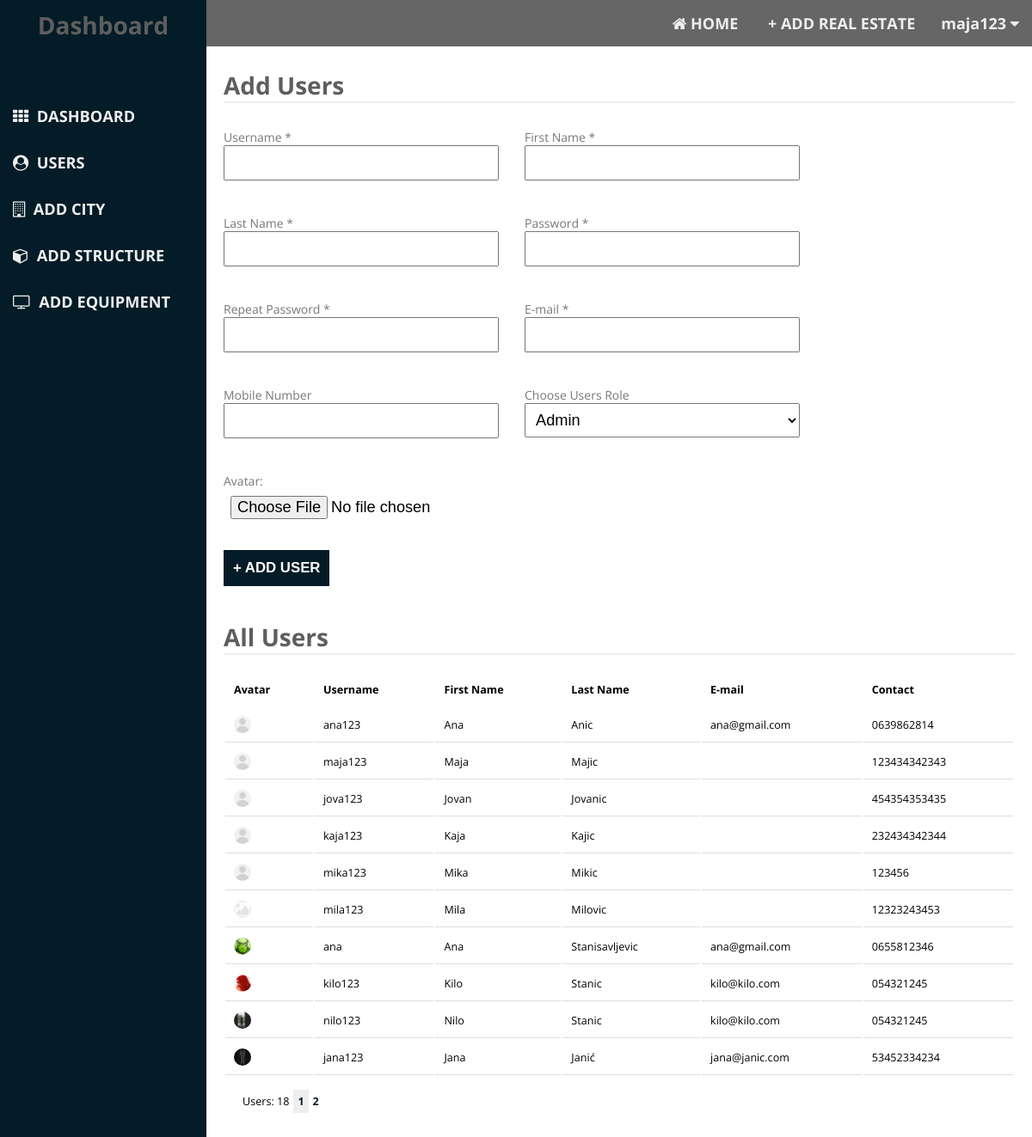
The app's page /admin/dashboard.php?users (signed in) with its own data.
### tables this page shows
CREATE TABLE `users` (
  `id` int(100) NOT NULL,
  `username` varchar(100) NOT NULL,
  `password` varchar(100) NOT NULL,
  `first_name` varchar(100) NOT NULL,
  `last_name` varchar(100) NOT NULL,
  `mobile_number` varchar(20) NOT NULL,
  `email` varchar(100) NOT NULL,
  `avatar` varchar(500) NOT NULL,
  `id_role` int(2) NOT NULL,
  `active` int(1) NOT NULL
);

### admin/dashboard.php (the view, shortened to what this page needs)
<?php include_once("../db_con.php");
if (isset($_SESSION["usr_id"]) && $_SESSION["usr_role"] == 1 ) {
?>
<?php include_once("/header.php");?>
	<div class="sidebar">
		<div class="sidebar_header">
			<h3>Dashboard</h3>
		</div>
		<div class="sidebar_content">
			<ul>
			    <li><a href="/admin/dashboard.php?home"><i class="fa fa-th" aria-hidden="true"></i>&nbsp; Dashboard</a></li>
				<li><a href="/admin/dashboard.php?users"><i class="fa fa-user-circle" aria-hidden="true"></i>&nbsp; Users</a></li>
				<li><a href="/admin/dashboard.php?cities"><i class="fa fa-building-o" aria-hidden="true"></i>&nbsp; Add City</a></li>
				<li><a href="/admin/dashboard.php?structure"><i class="fa fa-cube" aria-hidden="true"></i>&nbsp; Add Structure</a></li>
				<li><a href="/admin/dashboard.php?equipment"><i class="fa fa-television" aria-hidden="true"></i>&nbsp; Add Equipment</a></li>
			</ul>
		</div>
	</div>
	<div class="header">
        <div class="header_content">
	        <div class="user_nav">
                <a href="/index.php"><i class="fa fa-home" aria-hidden="true"></i>&nbsp;Home</a>
            </div>
            <div class="user_nav">
                <a href="/ad.php">&nbsp;+ add real estate</a>
            </div>
            <?php if (isset($_SESSION['usr_id'])) { ?>
		        <div class="user_dropdown">
                	<p class="dropbtn"><?=$_SESSION['usr_name']?>&nbsp;<i class="fa fa-caret-down" aria-hidden="true"></i></p>
                </div>
		    <?php } ?>
		</div>
	</div>
	<div class="main">
	    <div class="content">
		<?php if (isset($_GET["users"])) { ?>
			<div class="content_header">
				<h3>Add Users</h3>
			</div>
			<div class="users_form">
				<?php include("../forms/form_user_add.php"); ?>
			</div>
            <div class="users">
				<div class="content_header">
				    <h3>All Users</h3>
			    </div>
				<table>
					<tr>
						<th>Avatar</th>
						<th>Username</th>
						<th>First Name</th>
						<th>Last Name</th>
						<th>E-mail</th>
						<th>Contact</th>
					</tr>
					<?php
	                    $per_page = 10;
	                    $page = isset($_GET['page']) ? (int)$_GET['page'] : 1;
	                    $start = ($page > 1) ? ($page * $per_page) - $per_page : 0;
	                    $limit = "LIMIT ".$start.",".$per_page;
	                    $num_sql = "SELECT id FROM users";
	                    $num_res = mysqli_query($con,$num_sql);
	                    $num_row = mysqli_num_rows($num_res);
	                    $pages = ceil($num_row/$per_page);
						$sql = "SELECT * FROM users ".$limit;
						$result = mysqli_query($con,$sql);
					    while ($row = mysqli_fetch_assoc($result)) {
					        $avatar = $row['avatar'];
					?>
					<tr>
						<td>
						<?php if(!empty($avatar)) { ?>
							<img class="thumbnail_img" src="../uploads/user_images/<?=$avatar?>" alt="user_img">
						<?php } else { ?>
							<img class="thumbnail_img" src="../uploads/user_images/user.png" alt="user_img">
						<?php } ?>
						</td>
						<td><?=$row['username']?></td>
						<td><?=$row['first_name']?></td>
						<td><?=$row['last_name']?></td>
						<td><?=$row['email']?></td>
						<td><?=$row['mobile_number']?></td>
					</tr>
                    <?php } ?>
                    <tr>
					    <th colspan="6">
						    <div class="pagination_cont">
						    	<div class="pagination_inner">
							    	<p>Users: <?=$num_row?></p>
						    	    <?php for($i=1; $i<=$pages; $i++) { ?>
	                                    <a href="/admin/dashboard.php?users&page=<?=$i?>"<?php if ($page==$i) { echo "class='selected_page'"; echo "onclick='return false;'"; }?>><?=$i?></a>
	                                <?php } ?>
					            </div>
						    </div>
					    </th>
					</tr>
				</table>
	    	</div>
	    	<?php } ?>
	    </div>
	</div>
</body>
</html>
<?php } else { header("Location: ../index.php"); } ?>

### css/style_admin.css (style rules this page uses)
body { padding: 0; margin: 0; font-size: 14px; font-family: 'Open Sans' , Tahoma , sans-serif; }
ul { margin: 0; padding: 0; list-style: none; }
h1, h2, h3, h4, h5, h6 { margin: 0; padding: 0; color: #5E5E5E; }
h3 { font-size: 2em; }
a { color: #eee; text-decoration: none; }
a:link, a:link { color: #eee; }
p { color: #eee; }
img { vertical-align: bottom; }
.sidebar { position: fixed; width: 240px; height: 100%; background: #041C27; z-index: 1; }
.sidebar_header { padding: 10px; text-align: center; }
.sidebar_content { margin-top: 50px; overflow: hidden; }
.sidebar_content ul li a { word-wrap: break-word; text-transform: uppercase; font-size: 1.3em; font-weight: 700; padding: 15px; display: list-item; }
.main { padding-left: 240px; height: 100%; overflow: hidden; }
.header { position: fixed; width: 100%; background: rgba(0, 0, 0, 0.6); }
.header_content { float: right; }
.content { overflow: hidden; padding: 80px 20px 20px 20px; float: left; }
.users { overflow: hidden; float: left; width: 100%; padding: 20px 0; }
.users_form, .cities_form, .structure_form { padding: 20px 0; overflow: hidden; }
.pagination_inner { overflow: hidden; margin: 0 auto; padding: 5px; }
.pagination_inner p { color: #000; font-weight: 400; float: left; margin: 0; padding: 0; padding: 5px; }
.pagination_inner a { display: block; float: left; color: #041C27; padding: 5px; }
.selected_page { background: #eee; }
.content_header { border-bottom: 2px solid #eee; }
.users table th, .cities table th, .structure table th { text-align: left; padding: 10px; }
.users table td, .cities table td, .structure table td { border-bottom: 1px solid #ddd; word-break: break-all; padding: 10px; }
.users table, .cities table, .structure table { width: 100%; font-size: 0.9em; margin-top: 20px; }
.thumbnail_img { border-radius: 50%; height: 20px; width: 20px; }
.user_nav { float: left; text-transform: uppercase; }
.user_nav a, .dropbtn, .dropdown_content a, .logout_form input[type="submit"] { font-size: 18px; display: block; }
.user_nav a, .dropbtn { padding: 15px; font-weight: 700; }
.dropbtn { margin: 0; }
.user_dropdown { float: left; position: relative; cursor: pointer; }

### records on screen
users: username "ana123", first_name "Ana", last_name "Anic", email "ana@gmail.com", mobile_number "0639862814"
users: username "maja123", first_name "Maja", last_name "Majic", mobile_number "123434342343"
users: username "jova123", first_name "Jovan", last_name "Jovanic", mobile_number "454354353435"
users: username "kaja123", first_name "Kaja", last_name "Kajic", mobile_number "232434342344"
users: username "mika123", first_name "Mika", last_name "Mikic", mobile_number "123456"
users: avatar (picture), username "mila123", first_name "Mila", last_name "Milovic", mobile_number "12323243453"
users: avatar (picture), username "ana", first_name "Ana", last_name "Stanisavljevic", email "ana@gmail.com", mobile_number "0655812346"
users: avatar (picture), username "kilo123", first_name "Kilo", last_name "Stanic", email "kilo@kilo.com", mobile_number "054321245"
users: avatar (picture), username "nilo123", first_name "Nilo", last_name "Stanic", email "kilo@kilo.com", mobile_number "054321245"
users: avatar (picture), username "jana123", first_name "Jana", last_name "Janić", email "jana@janic.com", mobile_number "53452334234"

### other values on screen
$_SESSION['usr_name'] "maja123"
$num_row "18"
form field role "Admin"
